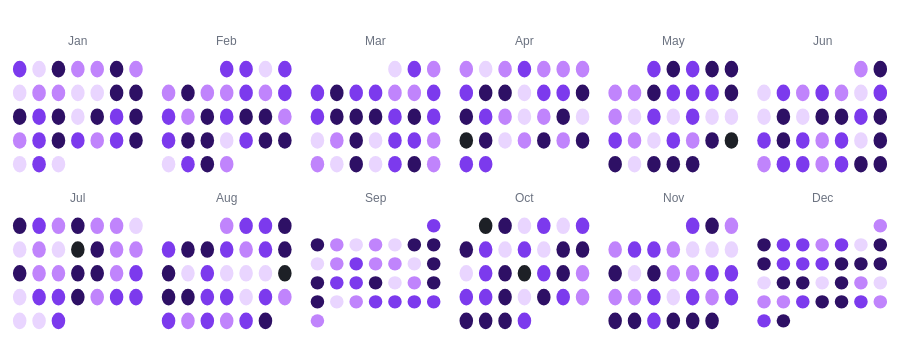

The cell this chart's notebook holds for it:
### Code cell
import pandas as pd
import plotly.graph_objects as go
from plotly.subplots import make_subplots
import numpy as np

def get_dashboard_color(val):
    if val == 0:
        return '#1d2026'   # Tło placeholderów (ciemny szary)
    elif val < 30:
        return '#2e1065'   # Bardzo ciemny fiolet (prawie czarny)
    elif val < 60:
        return '#7c3aed'   # Głęboki, nasycony fiolet
    elif val < 85:
        return '#c084fc'   # Jasny fiolet
    else:
        return '#e9d5ff'

months = [
    "Jan", "Feb", "Mar", "Apr", "May", "Jun",
    "Jul", "Aug", "Sep", "Oct", "Nov", "Dec"
]

fig = make_subplots(
    rows=2, cols=6,
    subplot_titles=months,
    horizontal_spacing=0.015,
    vertical_spacing=0.08
)

-
for i, month_name in enumerate(months):
    month_idx = i + 1
    month_data = df[df['month'] == month_idx]
    row = 1 if month_idx <= 6 else 2
    col = month_idx if month_idx <= 6 else month_idx - 6

    # Indeksy osi
    axis_idx = (row - 1) * 6 + col
    xref = 'x' if axis_idx == 1 else f'x{axis_idx}'
    yref = 'y' if axis_idx == 1 else f'y{axis_idx}'

    hover_x, hover_y, hover_text = [], [], []

    for _, row_data in month_data.iterrows():
        w = int(row_data['week_grid_y'])
        d = int(row_data['day_of_week'])
        val = row_data['value']

        if w < 6:
            # Rysujemy "Soft Square" (Lekko zaokrąglony kwadrat)
            fig.add_shape(
                type="circle",  # Zmieniamy rect na circle
                x0=d - 0.35, x1=d + 0.35, # Nieco mniejsze niż 0.4, żeby był oddech
                y0=w - 0.35, y1=w + 0.35,
                fillcolor=get_dashboard_color(val),
                line=dict(width=0),
                xref=xref, yref=yref,
                layer="below"
            )

            # Dane do dymka
            hover_x.append(d)
            hover_y.append(w)
            hover_text.append(f"<b>{row_data['date'].strftime('%d %b')}</b><br>{val} min")

    # Niewidzialna warstwa interakcji
    fig.add_trace(
        go.Scatter(
            x=hover_x, y=hover_y,
            mode='markers',
            marker=dict(size=20, color='rgba(0,0,0,0)'),
            text=hover_text,
            hoverinfo='text',
            showlegend=False
        ),
        row=row, col=col
    )

    # Czyste osie
    fig.update_xaxes(showticklabels=False, showgrid=False, zeroline=False, range=[-0.5, 6.5], row=row, col=col)
    fig.update_yaxes(
        showticklabels=False, showgrid=False, zeroline=False,
        autorange="reversed", range=[-0.5, 5.5],
        row=row, col=col
    )

# --- 5. Styling pod Dashboard ---
fig.update_layout(
    title_text="<b>Activity Trends</b>", # Prosty, krótki tytuł
    title_x=0.01, # Tytuł wyrównany do lewej (jak "Top genre per season" na zdjęciu)
    title_font=dict(size=18, color="white", family="Arial, sans-serif"),

    # Kluczowe dla integracji z dashboardem:
    paper_bgcolor='rgba(0,0,0,0)', # Przezroczyste tło (dopasuje się do tła Twojej apki)
    plot_bgcolor='rgba(0,0,0,0)',

    font=dict(family="Arial, sans-serif", color="#a0a0a0"), # Jasnoszary tekst (subtelny)
    height=350, # Kompaktowa wysokość
    margin=dict(t=50, b=10, l=10, r=10), # Małe marginesy
    showlegend=False
)

# Dostosowanie tytułów miesięcy (subplot titles)
fig.update_annotations(font_size=12, font_color="#6b7280") # Szary, nierzucający się w oczy

fig.show()
